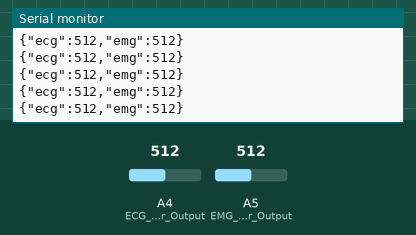
The sketch below on a simulated Arduino Uno, built with avr-gcc and run on an emulated ATmega328P. Shown: the last lines printed to the serial monitor. The inputs (shaded band) are chosen by the test bench; at power-on: A4 (ECG_Sensor_Output) = 512, A5 (EMG_Sensor_Output) = 512.

Above: at 1.2 s.
1.3 s: A4 (ECG_Sensor_Output) set to 983
At 1.9 s:
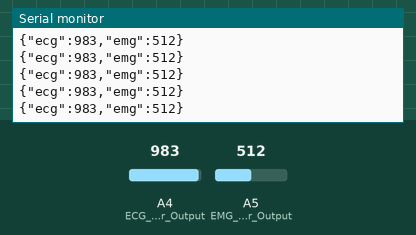
2.8 s: A4 (ECG_Sensor_Output) set to 1016
At 3.4 s:
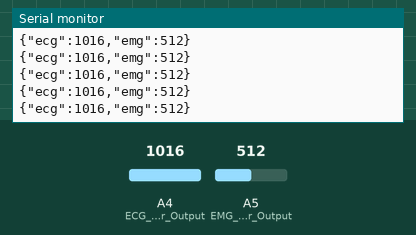
Timing chart, 0 to 5.8 s (numbered marks = the images above; inputs shaded):
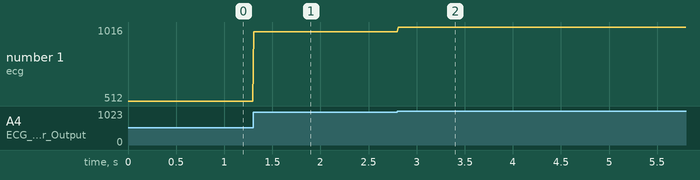

The sketch:

NeuroGuard_Firmware.ino
```cpp
/*
  NeuroGuard System - Firmware V1.0
  ---------------------------------
  Reads A4 (ECG) and A5 (EMG) analog inputs and streams
  JSON data over Serial at 115200 baud.

  Format: {"ecg": <val>, "emg": <val>}
  Sample Rate: ~100Hz (10ms delay)
*/

void setup() {
  Serial.begin(115200);
  pinMode(A4, INPUT); // ECG Sensor Output
  pinMode(A5, INPUT); // EMG Sensor Output
}

void loop() {
  int ecgValue = analogRead(A4);
  int emgValue = analogRead(A5);

  // Create JSON string
  Serial.print("{\"ecg\":");
  Serial.print(ecgValue);
  Serial.print(",\"emg\":");
  Serial.print(emgValue);
  Serial.println("}");

  delay(10); // Maintain roughly 100Hz sampling rate
}
```

Measured:
- after the input at 1.3 s, the serial monitor: prints a new line at once (image 1)
- after the input at 2.8 s, the serial monitor: prints a new line at once (image 2)
- plotted number 1: 512 → 983 after the input at 1.3 s, 983 → 1016 after the input at 2.8 s
